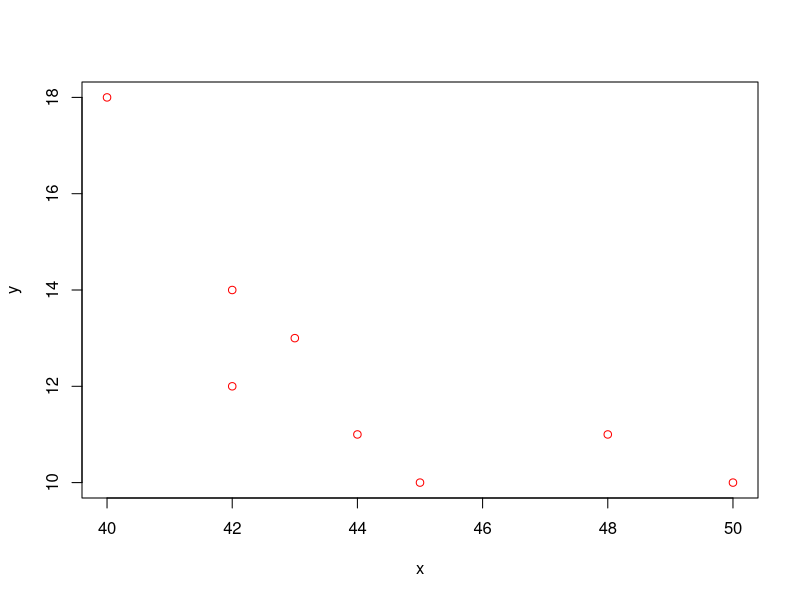
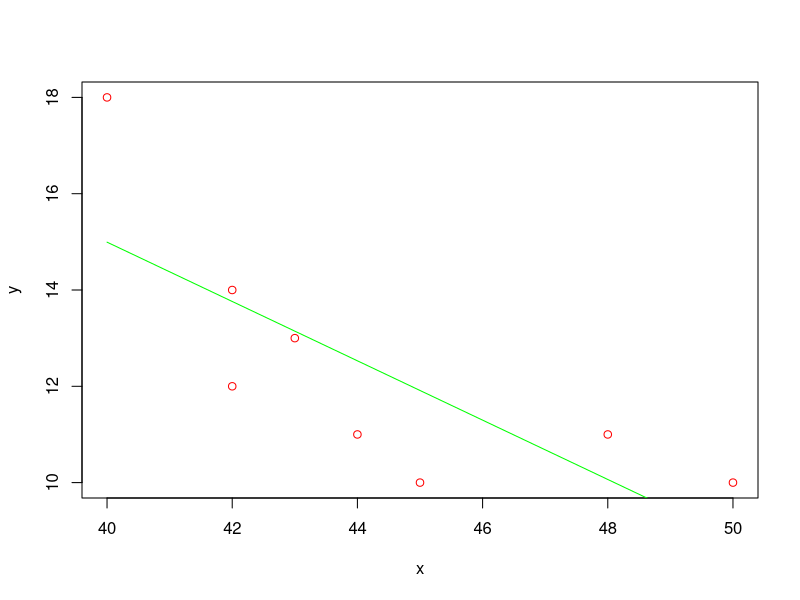

Write the R code that produced these figures, in order. (Note: this script raises an error after producing the figures.)
#first task
#this function for Variance
myVar<-function(x)
{
  
  return(sqrt(mean((x-mean(x))^2)))
}

#this function for Correlation
myCorr<-function(x,y)
{
  sx <- myVar(x)
  sy <- myVar(y)
  return((mean(x*y)-mean(x)*mean(y))/(sx*sy))
}

myLm<-function(x,y)
{
  sx <- myVar(x)
  
  sy <- myVar(y)
  
  rxy<-myCorr(x,y)
  
  b1<-rxy*(sy/sx)
  b1
  
  b0<-mean(y)-b1*mean(x)
  b0
  b<-c(b0,b1)
  return(b)
  
}

myS2<-function(X,Y,mycoe)
{
  ss<- sum((Y -(mycoe[1]+X*mycoe[2]))^2)
  return( ss)
}

#students <- read.csv("students.csv")
#print(students)
#names(students) <- c("x", "y")

Y<-c(13,18,10,11,12,11,10,14)
X<-c(43,40,45,48,42,44,50,42)

plot(X,Y,col="red",xlab="x",ylab="y")

sx <- myVar(X)
sx

sy <- myVar(Y)
sy

rxy<-myCorr(X,Y)
rxy

#pairwise regression
R2<-rxy^2
R2

b_arr<-myLm(X,Y)
b_arr

plot(X,Y,col="red",xlab="x",ylab="y")
lines(X,b_arr[1]+b_arr[2]*X,col="green", type = "l")

ss<- sqrt(myS2(X,Y,b_arr)/(length(X)-2))
ss

s0<-(1/length(X))* (ss/sx)* sqrt((1/length(X)) * sum(X^2))
s0

s1<- 1/(length(X))* ss/sx
s1

t<-2.44

b0_down <- b_arr[1]-t*s0
b0_down

b0_up<-b_arr[1]+t*s0
b0_up

b1_down <- b_arr[2]-t*s1
b1_down

b1_up<-b_arr[2]+t*s1
b1_up

df <- data.frame(X,Y)
df

fit<-lm(Y ~ X ,data=df)
summary(fit)

confint(fit)














#second task
rxy1<-myCorr(students[,c("x")]*1.2,students[,c("y")]-1)
rxy1

#compare own function and cor
corrr<-cor(students[,c("x")]*1.2,students[,c("y")]-1)
corrr

#pairwise regression
R2<-rxy^2
R2

#third task





#fourth task

myAnsc<-function(x,y)
{
  mx <- mean(x)
  sx<-myVar(x)^2
  my <- mean(y)
  sy<-myVar(y)^2
  rxy<-myCorr(x,y)
  lm<-myLm(x,y)
  r2<-rxy^2
  result<-c(mx,sx,my,sy,rxy,lm,r2)
  return(result)
  
}

data<-anscombe

result1<-myAnsc(data[,c("x1")],data[,c("y1")])
result1
plot(data[,c("x1")],data[,c("y1")],col="red",xlab="x1",ylab="y1")
lines(data[,c("x1")],result1[6]+result1[7]*data[,c("x1")],col="green")


result2<-myAnsc(data[,c("x2")],data[,c("y2")])
result2
plot(data[,c("x2")],data[,c("y2")],col="red",xlab="x2",ylab="y2")
lines(data[,c("x2")],result2[6]+result2[7]*data[,c("x2")],col="green")


result3<-myAnsc(data[,c("x3")],data[,c("y3")])
result3
plot(data[,c("x3")],data[,c("y3")],col="red",xlab="x3",ylab="y3")
lines(data[,c("x3")],result3[6]+result3[7]*data[,c("x3")],col="green")



result4<-myAnsc(data[,c("x4")],data[,c("y4")])
result4
plot(data[,c("x4")],data[,c("y4")],col="red",xlab="x4",ylab="y4")
lines(data[,c("x4")],result4[6]+result4[7]*data[,c("x4")],col="green")


#--------------------------------
ansX <- anscombe[["x1"]]
ansY <- anscombe[["y1"]]
fit<-lm(ansY ~ ansX)
summary(fit)

#Std error

n <- length(ansY)
y <- matrix(ansY, ncol = 1)
y
# Add column of 1s to the `ansX` data for \beta_0
X <- matrix(c(rep(1, n), ansX), ncol = 2)
X
beta <- matrix(fit$coefficients, ncol = 1)
beta
p <- length(beta)
p
varianceEstimate <- sum((y - X %*% beta)^2) / (n - p)
varianceEstimate
covMatrix <- varianceEstimate * solve(t(X) %*% X)
covMatrix
sqrt(diag(covMatrix))

sqrt(varianceEstimate)

#F-statistic

C <- matrix(c(0, 1), ncol = 2)
d <- 0
side <- C %*% beta - d
D.SSE <- t(side) %*% solve(C %*% solve(t(X) %*% X) %*% t(C)) %*% side
SSE <- t(y - X %*% beta) %*% (y - X %*% beta)
(F.stat <- (D.SSE/SSE) * (n - p))

sqrt(F.stat)

#multiple regression 

cognitive <- read.csv("cognitive.csv")
cognitive

fit <- lm(kid_score ~ mom_iq + mom_age, data = cognitive)
summary(fit)


fit.alt <- lm(kid_score ~ mom_hs + mom_work, data = cognitive)
summary(fit.alt)

#about twins

twins <- read.csv("twins.csv")
twins
fit.twins <- lm(Foster ~ Biological + Social, data = twins)
summary(fit.twins)


# Forward selection with Adjusted R-squared

fit.full <- lm(kid_score ~ mom_hs + mom_iq + mom_work + mom_age, data = cognitive)
summary(fit.full)
1 - (1 - 0.2171) * ((434 - 1)/(434 - 4 - 1))
#length(cognitive[,c("kid_score")])

summary(lm(kid_score ~ mom_hs, data = cognitive))
summary(lm(kid_score ~ mom_iq, data = cognitive))
summary(lm(kid_score ~ mom_work, data = cognitive))
summary(lm(kid_score ~ mom_age, data = cognitive))

summary(lm(kid_score ~ mom_iq + mom_hs, data = cognitive))
summary(lm(kid_score ~ mom_iq + mom_work, data = cognitive))
summary(lm(kid_score ~ mom_iq + mom_age, data = cognitive))

summary(lm(kid_score ~ mom_iq + mom_hs + mom_work, data = cognitive))
summary(lm(kid_score ~ mom_iq + mom_hs + mom_age, data = cognitive))

summary(lm(kid_score ~ mom_iq + mom_hs + mom_work + mom_age, data = cognitive))


#Backwards elimination with p-values

summary(lm(kid_score ~ mom_iq + mom_hs + mom_work + mom_age, data = cognitive))


summary(lm(kid_score ~ mom_iq + mom_hs + mom_work, data = cognitive))

summary(lm(kid_score ~ mom_iq + mom_hs, data = cognitive))


#task 5
print("dddddddddddddddd")
summary(lm(kid_score ~ mom_hs, data = cognitive))
summary(lm(kid_score ~ mom_iq, data = cognitive))
summary(lm(kid_score ~ mom_work, data = cognitive))
summary(lm(kid_score ~ mom_age, data = cognitive))
# in my solve the smallest variable at mom_iq

summary(lm(kid_score ~ mom_iq + mom_hs, data = cognitive))
summary(lm(kid_score ~ mom_iq + mom_work, data = cognitive))
summary(lm(kid_score ~ mom_iq + mom_age, data = cognitive))
# in my solve the smallest variable at mom_iq+mom_hs
summary(lm(kid_score ~ mom_iq + mom_hs + mom_work, data = cognitive))
summary(lm(kid_score ~ mom_iq + mom_hs + mom_age, data = cognitive))


#task 6
summary(lm(kid_score ~ mom_iq + mom_hs + mom_work + mom_age, data = cognitive))
#------------

summary(lm(kid_score ~ mom_iq + mom_hs + mom_work, data = cognitive))#the max 0.2109
summary(lm(kid_score ~ mom_iq + mom_hs + mom_age, data = cognitive))
summary(lm(kid_score ~ mom_iq + mom_work + mom_age, data = cognitive))


#------------

summary(lm(kid_score ~ mom_iq + mom_hs, data = cognitive))
summary(lm(kid_score ~ mom_iq + mom_work, data = cognitive))


